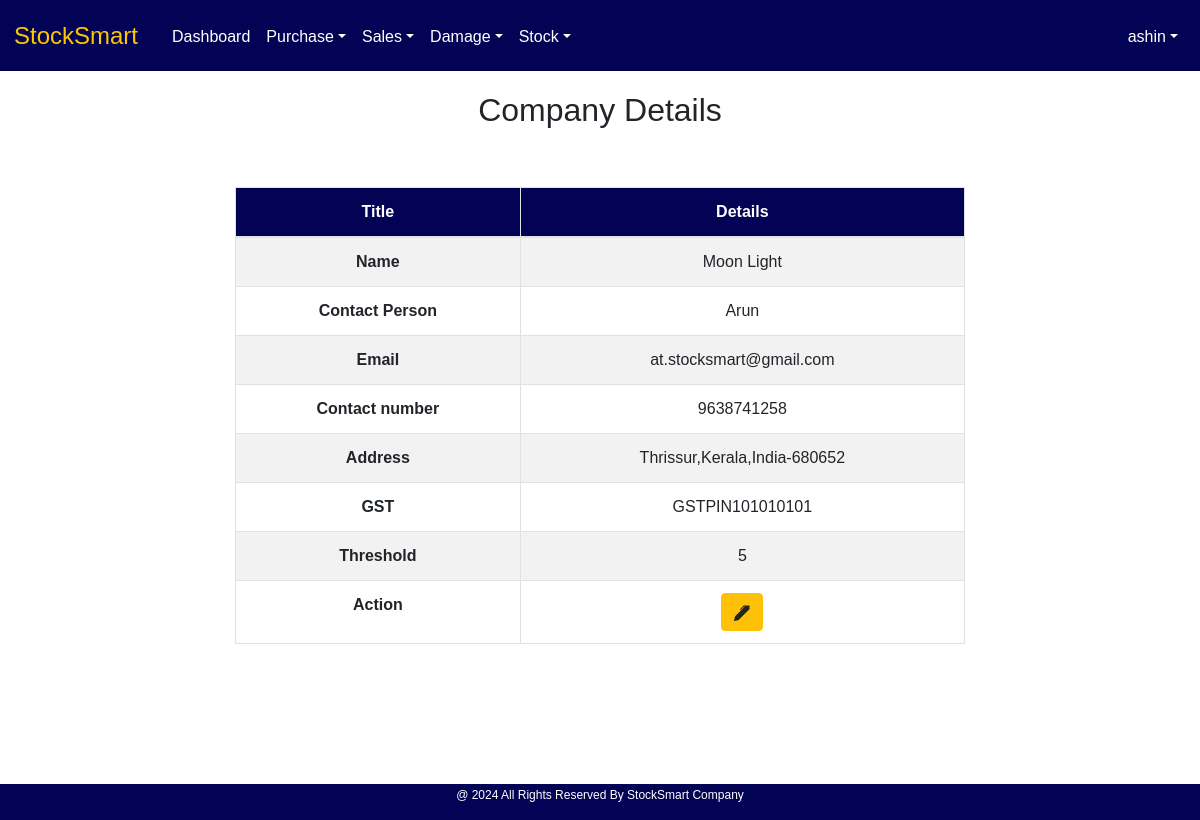
The app's page /Core/company_pg/ (signed in), older data.
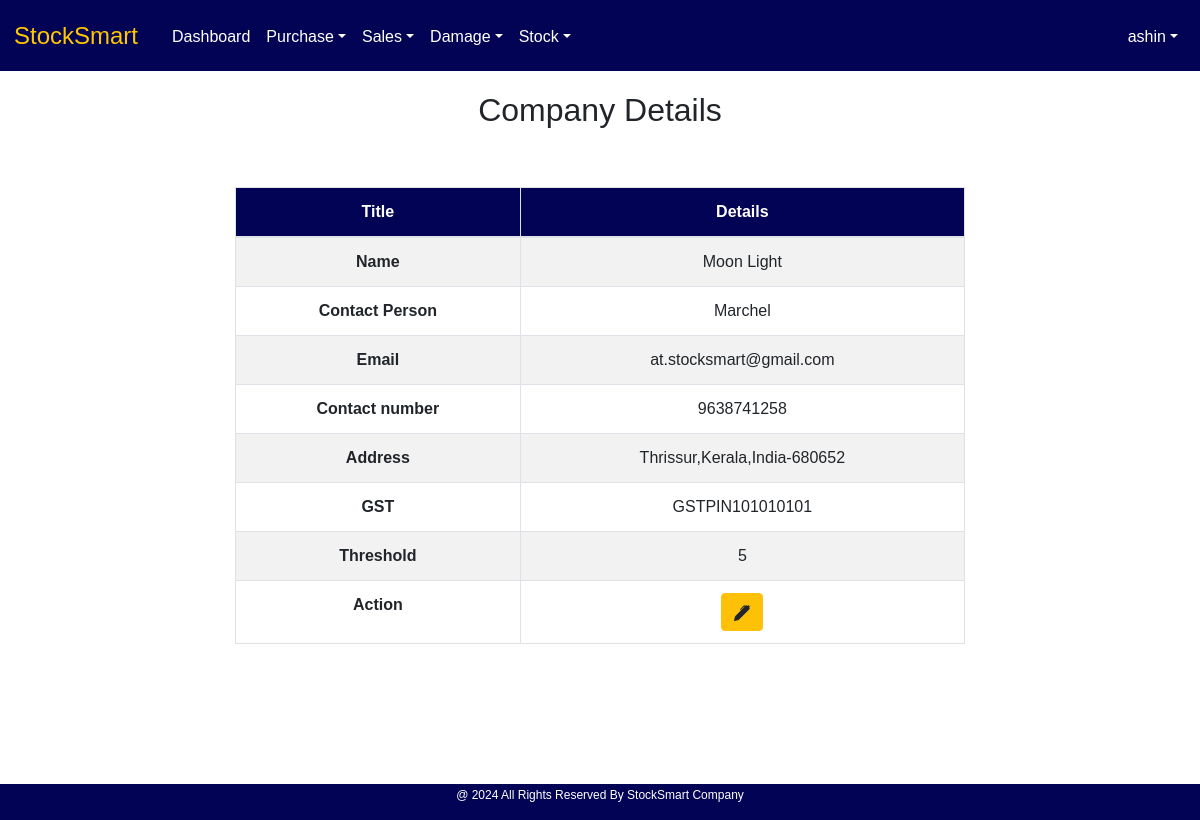
The same page, newer data.
### Core/models.py (models this page shows, shortened)
class companyprofileTable(models.Model):
    company_name = models.CharField(max_length=50, null=True, blank=True)
    company_person = models.CharField(max_length=50, null=True, blank=True)
    company_email = models.EmailField(max_length=100, null=True, blank=True)
    company_mobile = models.CharField(max_length=10, null=True, blank=True)
    company_address = models.CharField(max_length=100, null=True, blank=True)
    company_gst = models.CharField(max_length=20, null=True, blank=True)
    company_threshold_Stock= models.CharField(max_length=15, null=True, blank=True)

### Core/views.py (the view, shortened to what this page needs)
# urls.py: path('company_pg/', views.company_pg, name="company_pg"),
@admin_required
def company_pg(request):
    base_template = 'user/Index.html' if request.user.role == "Admin" else 'user/staff_index.html'
    company_data = companyprofileTable.objects.all()
    context = {
        'company_data': company_data,
        'base_template': base_template,
    }
    return render(request, "core/company.html", context)

### templates/core/company.html (shortened to what this page needs)
<!DOCTYPE html>
{% extends base_template %}
{% load static %}
{% block content %}
<html lang="en">
<head>
    <link href="https://maxcdn.bootstrapcdn.com/bootstrap/4.5.2/css/bootstrap.min.css" rel="stylesheet">
    <link href="{% static 'assets/style.css' %}" rel="stylesheet">
</head>
<body>
    <div class="container mt-2">
        <h2 class="text-center">Company Details</h2>
        <div class="row justify-content-center">
            <div class="table-container col-md-8">
                <table class="table table-bordered table-striped">
                    <thead class="bg-info">
                    <tr>
                        <th>Title</th>
                        <th>Details</th>
                    </tr>
                    </thead>
                    <tbody id="itemsTableBody">
                        {% for i in company_data %}
                        <tr>
                            <th>Name</th>
                            <td>{{ i.company_name }}</td>
                        </tr>
                        <tr>
                            <th>Contact Person</th>
                            <td>{{ i.company_person }}</td>
                        </tr>
                        <tr>
                            <th>Email</th>
                            <td>{{ i.company_email }}</td>
                        </tr>
                        <tr>
                            <th>Contact number</th>
                            <td>{{ i.company_mobile }}</td>
                        </tr>
                        <tr>
                            <th>Address</th>
                            <td>{{ i.company_address }}</td>
                        </tr>
                        <tr>
                            <th>GST</th>
                            <td>{{ i.company_gst }}</td>
                        </tr>
                        <tr>
                            <th>Threshold</th>
                            <td>{{ i.company_threshold_Stock }}</td>
                        </tr>
                        <tr>
                            <th>Action</th>
                            <td>
                                <button type="button" class="btn btn-warning" onclick="editCompany('{{ i.id }}', '{{ i.company_name }}', '{{ i.company_person }}', '{{ i.company_email }}', '{{ i.company_mobile }}', '{{ i.company_address }}', '{{ i.company_gst }}', '{{ i.company_threshold_Stock }}')">
                                </button>
                            </td>
                        </tr>
                        {% endfor %}
                    </tbody>
                </table>
            </div>
        </div>
    </div>
</body>
</html>
{% endblock %}

Row changes from the older to the newer data that the page shows:
changed companyprofileTable "Moon Light": company_person "Arun" → "Marchel"
